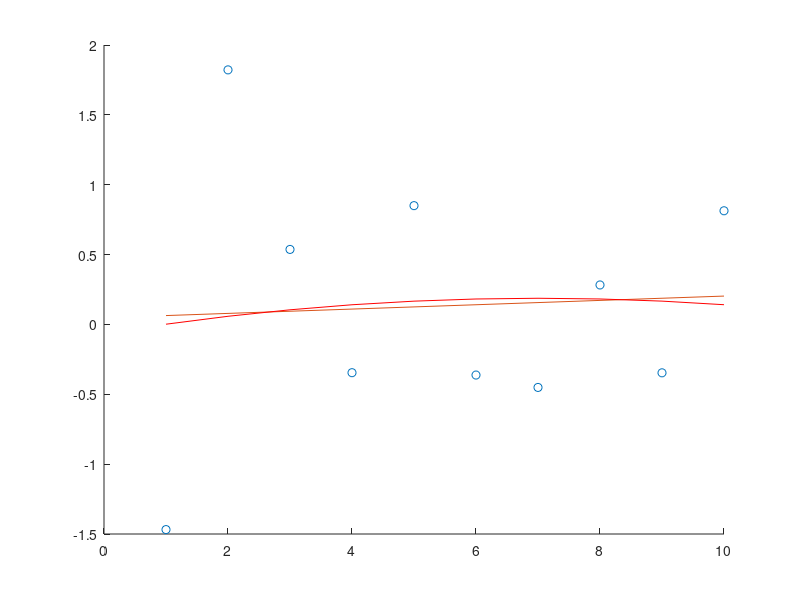
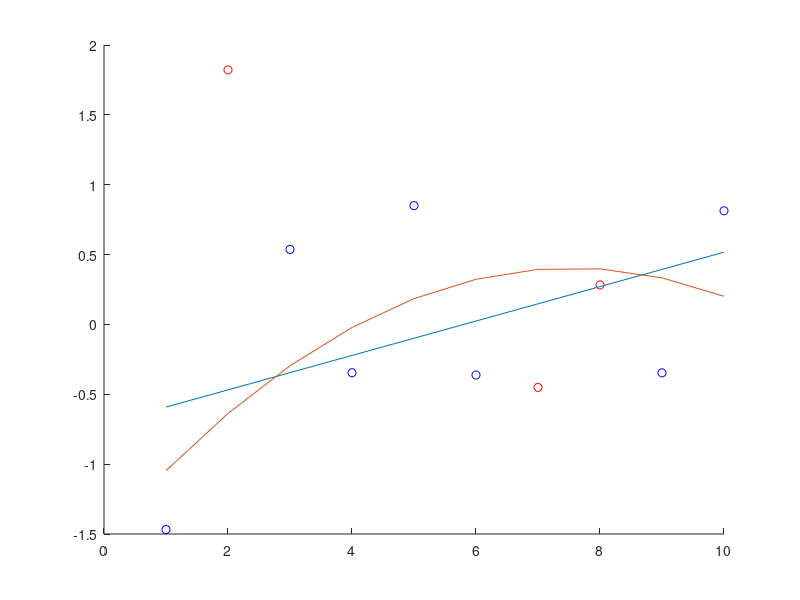
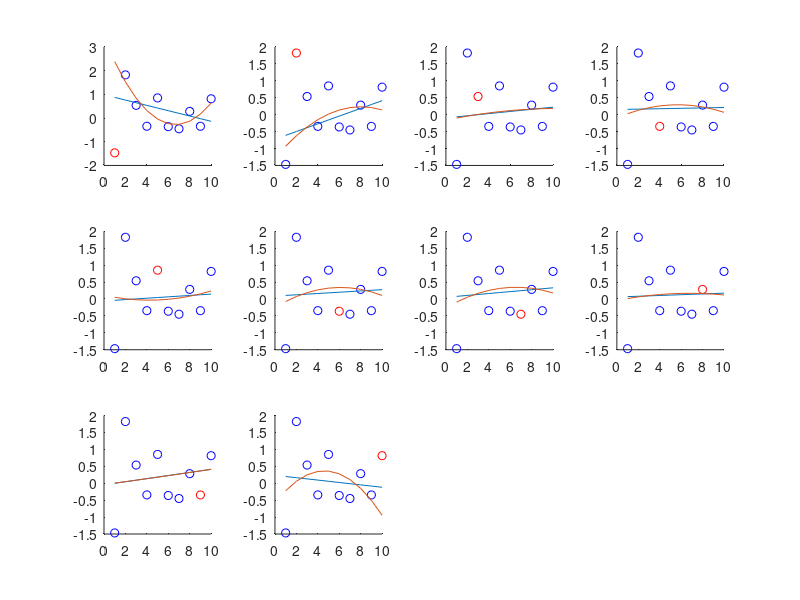
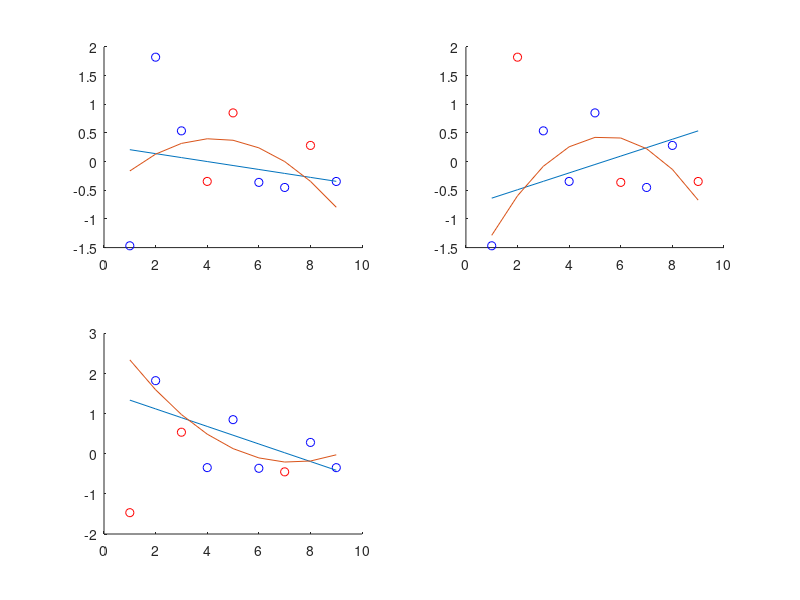

The MATLAB script that drew these images, in order:
clear all
close all

% On génère les données
x = [1:10]';
y = randn(10, 1);

% RÉGRESSION LINÉAIRE
teta = polyfit(x, y, 1);
% teta(1) : coefficient directeur
% teta(2) : coordonnée à l'origine

% REGRÉSSION LINÉAIRE
teta2 = polyfit(x, y, 2);

figure(1)
hold on
plot(x, y, 'o');
plot(x, teta(1)*x + teta(2))
plot(x, teta2(1)*x.^2 + teta2(2)*x + teta2(3), 'r')
hold off

% Testset validation
% On prend 30% de l'échantillon (échantillon de test)
% Les 70% restant sont l'échantillon d'apprentissage
testSet = [];
dataSet = y;
dataX = x;
testX = [];
for i=1:3
    p = ceil(rand(1, 1)*length(dataSet));
    testSet = [testSet dataSet(p)];
    testX = [testX dataX(p)];
    dataSet(p) = [];
    dataX(p) = [];
end

figure(2)
hold on
plot(dataX, dataSet, 'ob')
plot(testX, testSet, 'or')

tetadata = polyfit(dataX, dataSet, 1);
tetadata2 = polyfit(dataX, dataSet, 2);

plot(x, tetadata(1)*x + tetadata(2))
plot(x, tetadata2(1)*x.^2 + tetadata2(2)*x + tetadata2(3))
hold off


errorLinear = [];
errorQuadratic = [];

for i=1:length(testX)
  errorLinear = [errorLinear (testSet(i) - (tetadata(1)*testX(i) + tetadata(2)))^2];
  valuequad = (testSet(i) - (tetadata2(1)*testX(i).^2 + tetadata2(2)*testX(i) + tetadata2(3)));
  errorQuadratic = [errorQuadratic valuequad^2];
end

disp(mean(errorLinear))
disp(mean(errorQuadratic))







% leave one out  validation
% On prend une valeur de l'échantillon (échantillon de test)
% Le reste est l'échantillon d'apprentissage

errorLinear = [];
errorQuadratic = [];

for j=1:length(y)
    testSet = [];
    dataSet = y;
    dataX = x;
    testX = [];

    p = j;
    testSet = [testSet dataSet(p)];
    testX = [testX dataX(p)];
    dataSet(p) = [];
    dataX(p) = [];

    figure(3)
    subplot(3, 4, j);
        hold on
        plot(dataX, dataSet, 'ob')
        plot(testX, testSet, 'or')

        tetadata = polyfit(dataX, dataSet, 1);
        tetadata2 = polyfit(dataX, dataSet, 2);

        plot(x, tetadata(1)*x + tetadata(2))
        plot(x, tetadata2(1)*x.^2 + tetadata2(2)*x + tetadata2(3))
        hold off

      errorLinear = [errorLinear (testSet(1) - (tetadata(1)*testX(1) + tetadata(2)))^2];
      valuequad = (testSet(1) - (tetadata2(1)*testX(1).^2 + tetadata2(2)*testX(1) + tetadata2(3)));
      errorQuadratic = [errorQuadratic valuequad^2];
end

disp(mean(errorLinear))
disp(mean(errorQuadratic))








% k-fold  validation
% On découpe l'échantillon en trois échantillons d'apprentissage et trois échantillons de test
% ON supprime la dernière valeur pour avoir un découpage entier
y(10) = [];
x(10) = [];

meanErrorsLinear = [];
meanErrorsQuadratic = [];

testSet = ones(3, 3);
dataSet = y;
dataX = x;
testX = ones(3, 3);


for j=1:3
    for i=1:3
        p = ceil(rand(1, 1)*length(dataSet));
        testSet(j, i) =  dataSet(p);
        testX(j, i) = dataX(p);
        dataSet(p) = [];
        dataX(p) = [];
    end
end



for i=1:3
    v = [1:3];
    v(i) = [];
    dataSet = [testSet(:,v(1))' testSet(:,v(2))'];
    dataX = [testX(:,v(1))' testX(:,v(2))'];

    % On trie les valeurs
    [dataX, I] = sort(dataX);
    dataSet = dataSet(I);

    figure(4)
        subplot(2, 2, i)
            hold on
            plot(dataX, dataSet, 'ob')
            plot(testX(:, i), testSet(:, i), 'or')

            tetadata = polyfit(dataX, dataSet, 1);
            tetadata2 = polyfit(dataX, dataSet, 2);

            plot(x, tetadata(1)*x + tetadata(2))
            plot(x, tetadata2(1)*x.^2 + tetadata2(2)*x + tetadata2(3))
            hold off


        errorLinear = [];
        errorQuadratic = [];

    for j=1:length(testX(:, i))
        errorLinear = [errorLinear (testSet(j, i) - (tetadata(1)*testX(j, i) + tetadata(2)))^2];
        valuequad = (testSet(j, i) - (tetadata2(1)*testX(j, i).^2 + tetadata2(2)*testX(j, i) + tetadata2(3)));
        errorQuadratic = [errorQuadratic valuequad^2];
    end

end

disp(mean(errorLinear))
disp(mean(errorQuadratic))

